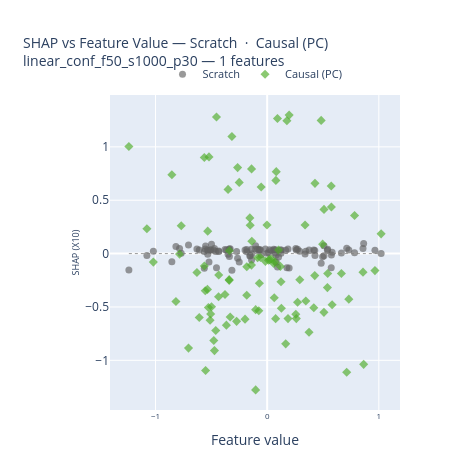
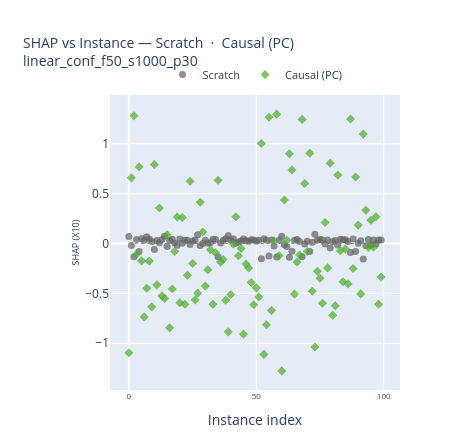
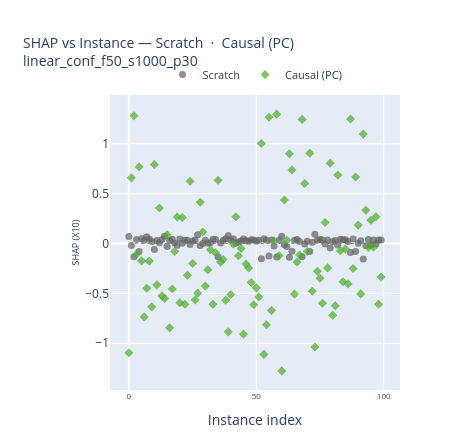

Notebook cell for these charts, in order:
### Code cell
baseline = "Scratch"
compared = "Causal (PC)"

# SHAP vs Feature Value
plot_shap_vs_feature(
    shap_data, feature_names, x_test,
    method_1=baseline,
    method_2=compared,
    features=features_names,
    dataset=DATASET,
)

# SHAP vs Instance
plot_shap_vs_instance(
    shap_data, feature_names,
    method_1=baseline,
    method_2=compared,
    features=features_names,
    # instance_idx=instance_idx,   # optional — None = all instances
    dataset=DATASET,
    mode="markers",              # or "lines+markers"
)
